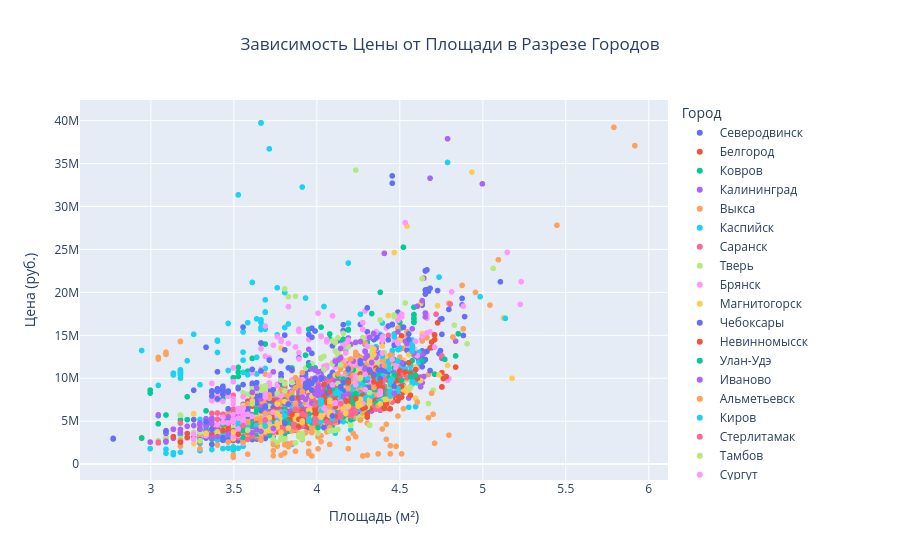

Here is the notebook cell this chart was saved with:
### Markdown cell above
**Выводы:**
- Наблюдается положительная корреляция между признаками, которые логически связаны (например, площадь и цена).
- Признаки, коррелирующие с целевой переменной "Цена", могут быть важными предикторами в модели.
- Наличие сильных корреляций между признаками (мультиколлинеарность) требует внимания при построении модели, чтобы избежать избыточности признаков.

**Гипотезы:**
- Высокая корреляция между "Площадь" и "Цена" подтверждает интуитивное ожидание: большие квартиры стоят дороже.
- Корреляции между географическими признаками могут быть связаны с расположением в одних и тех же районах.

### Code cell
# Диаграмма рассеяния для площади и цены
fig_scatter_area_price = px.scatter(
    df.sample(5000) if len(df) > 5000 else df, # Используем выборку для больших датасетов
    x='Площадь',
    y='Цена',
    color='Город', # Раскрашиваем точки по городам
    title='Зависимость Цены от Площади в Разрезе Городов',
    labels={'Площадь': 'Площадь (м²)', 'Цена': 'Цена (руб.)'},
    hover_data=['Цена_за_квадратный_метр']
)

fig_scatter_area_price.update_layout(title_x=0.5)
fig_scatter_area_price.show()
